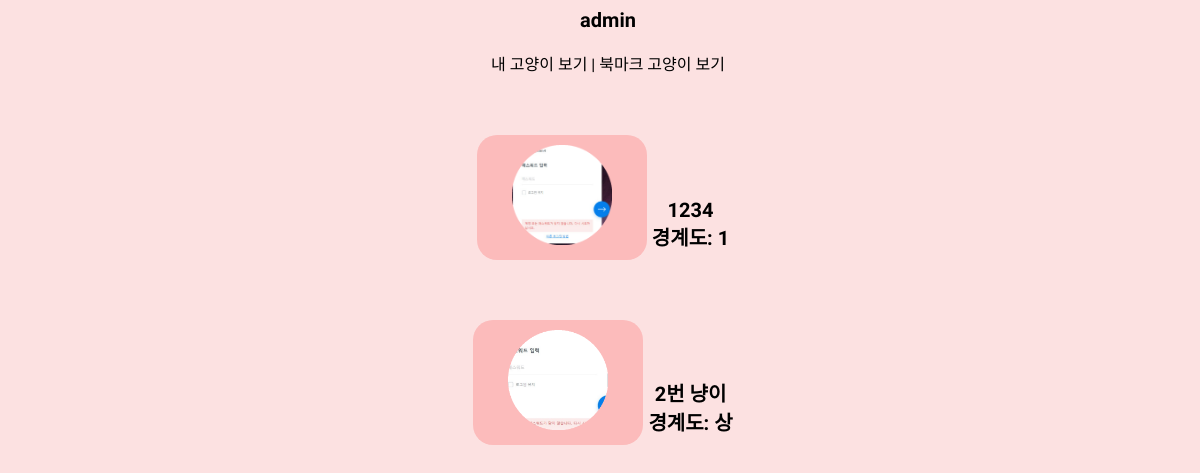
/mypage/ (signed in), run on an earlier commit of the app's database.
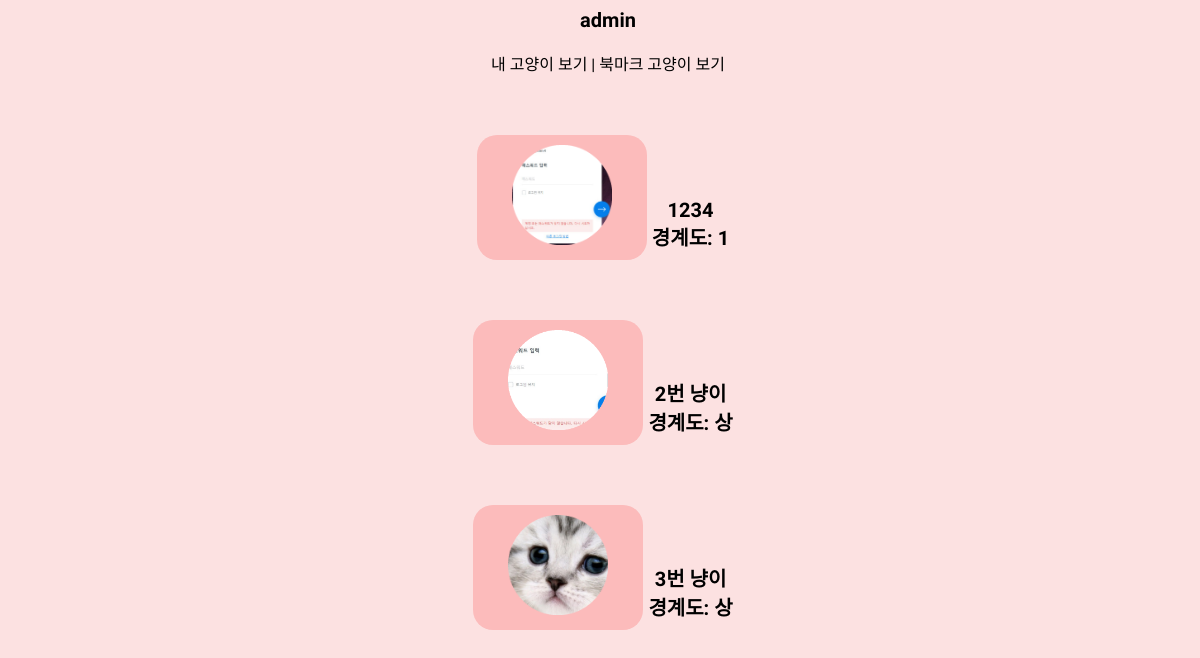
And on a later commit of the database.
### apps/account/models.py (models this page shows, shortened)
class User(AbstractBaseUser):
    email = models.EmailField(max_length=255, unique=True)
    name = models.CharField(max_length=10, null=True)
    is_admin = models.BooleanField(default=False)
    is_active = models.BooleanField(default=True)
    created_on = models.DateTimeField(auto_now_add=True)
    updated_on = models.DateTimeField(auto_now=True)
    bookmarkList = models.ForeignKey('Bookmark', on_delete=models.CASCADE ,null=True)
    class Meta:
        db_table = 'user'
    objects = CustomUserManager()
    USERNAME_FIELD = 'email'
    REQUIRED_FIELDS = ['name']
    def __str__(self):
        return self.email

### apps/cat_inf/models.py (models this page shows, shortened)
class Cat(models.Model):
    name = models.CharField(max_length = 100) #이름
    date = models.DateTimeField(auto_now_add=True) #등록일
    species = models.CharField(max_length = 100) #종 이름
    sex = models.CharField(max_length = 100) #성별
    neutral = models.CharField(max_length = 100) #중성화 여부
    alert = models.CharField(max_length = 100) #사람 경계도
    character = models.CharField(max_length = 100) #특징
    latitude = models.DecimalField(max_digits = 17, decimal_places = 13)
    longitude = models.DecimalField(max_digits = 17, decimal_places = 13)
    photo = models.ImageField(blank=True, null=True, upload_to='cat_photo')
    author = models.ForeignKey(User, on_delete=models.CASCADE ,null=True)
    id = models.AutoField(primary_key=True)

### apps/account/views.py (the view)
# urls.py: path('mypage/', views.mypage, name = 'mypage'),
def mypage(request):
    user_id = request.user
    booked_list = list(Bookmark.objects.filter(user_id = user_id).values_list('cat_id',flat=True))
    my_cat_list = Cat.objects.filter(author = user_id).all()
    booked_cat_list = Cat.objects.filter(id__in=booked_list)
    content = dict(my_cat_list=my_cat_list, booked_cat_list=booked_cat_list)
    return render(request,'account/mypage.html', content)

### templates/account/mypage.html (shortened to what this page needs)
{% load static %}
<!DOCTYPE html>
<head>
    <link rel="stylesheet" href="{% static '/css/main.css' %}">
</head>
<body>
    <div>{{user.name}}</div>
    <br>
    <span id="button_my_cat_list" style="cursor: pointer">내 고양이 보기</span>
    <span> | </span>
    <span id="button_booked_cat_list" style="cursor: pointer">북마크 고양이 보기</span>
    <br>
    <div id="my_cat_list" style="display: block">
        {% for cat in my_cat_list %}
            <div>
                <div style="display: inline-block;"><a href='/account/detail/{{cat.id}}'><img src="{% get_media_prefix %}{{cat.photo}}" width="100px"></a></div>
                <div style="display: inline-block;">
                    {{cat.name}}<br>
                    경계도: {{cat.alert}}
                </div>
            </div>
        {% endfor %}
    </div>
</body>
</html>

### static/css/main.css (style rules this page uses)
body { font-family : "Gaegu", serif; background-color: #fce1e1; width : 100%; text-align : center; }
a { font-size : 20px; text-decoration : none; background-color: #fcbbbb; color: maroon; padding: 15px 25px; text-align: center; text-decoration: none; display: inline-block; border-radius : 20px; padding : 10px; margin-left : -10px; margin-top : 60px; width : 150px; }
div { font-weight: bold; font-size : 20px; }

What changed in the data, as far as the page shows it:
added Cat: photo (picture), name "3번 냥이", alert "상"
